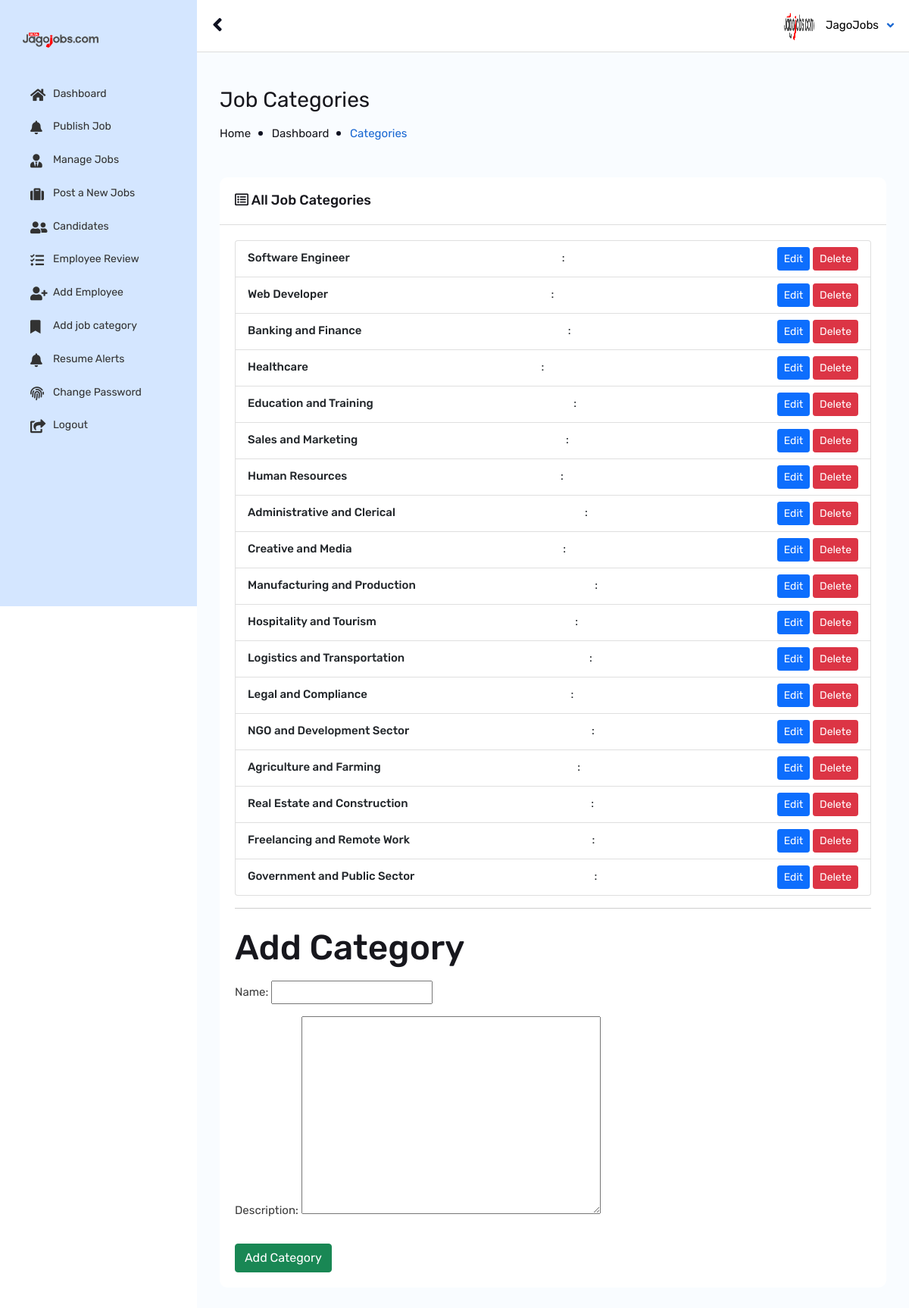
The page /jagohub-secure-panel24/root/categories/ (signed in) on the database as committed earlier.
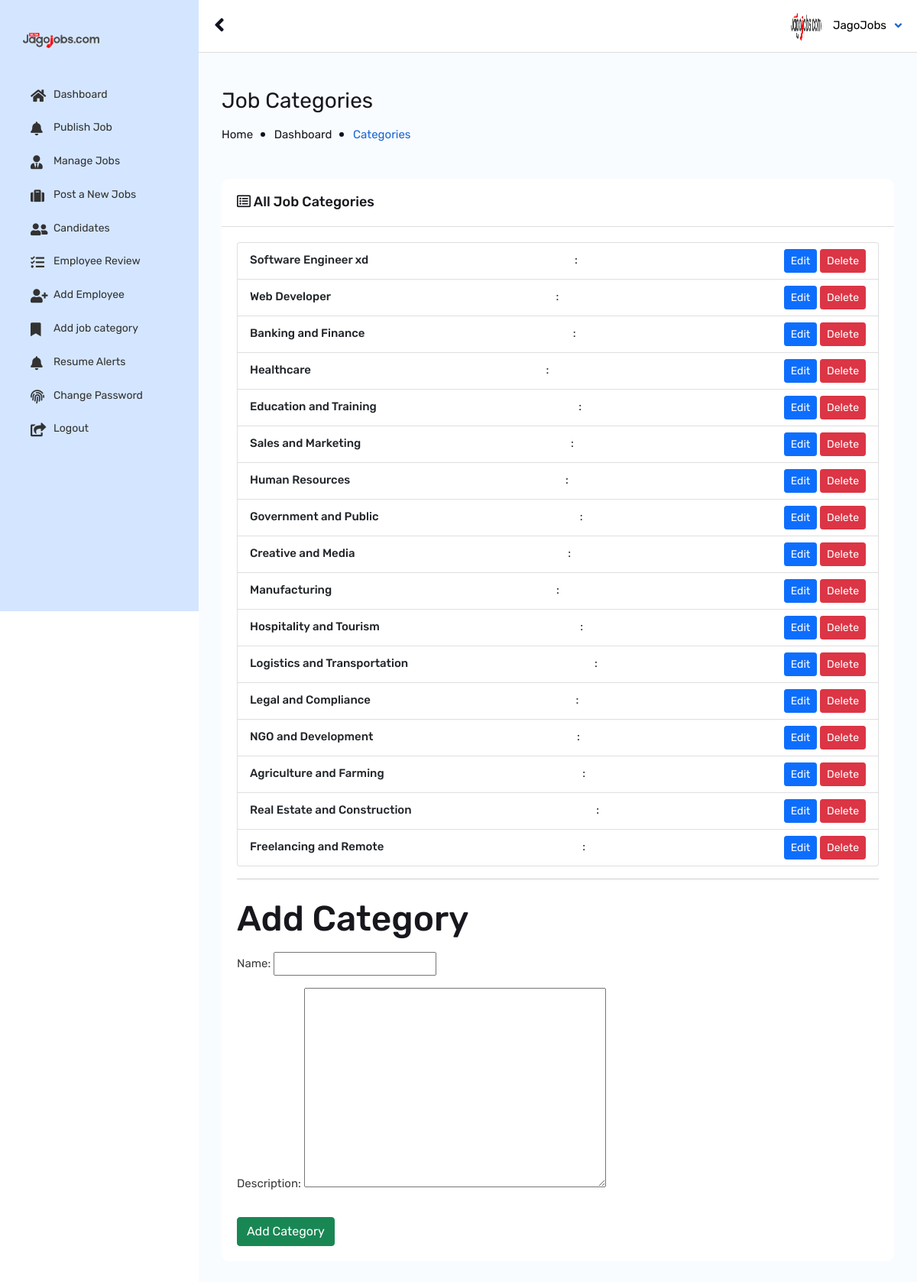
The same page on the database as committed later.
### jobboard/models.py (models this page shows, shortened)
class JobCategory(models.Model):
    name = models.CharField(max_length=255, unique=True)
    description = models.TextField(blank=True, null=True)

### AdminPro/views.py (the view, shortened to what this page needs)
# urls.py: path('categories/', category_page, name='category_page'),
@login_required
@user_passes_test(is_superuser)
def category_page(request):
    categories = JobCategory.objects.all()
    form = JobCategoryForm()
    edit_category = None
    if 'category_id' in request.GET:
        category_id = request.GET.get('category_id')
        edit_category = get_object_or_404(JobCategory, id=category_id)
        form = JobCategoryForm(instance=edit_category)
    return render(request, 'panel/category_page.html', {
        'categories': categories,
        'form': form,
        'edit_category': edit_category
    })

### AdminPro/forms.py
class JobCategoryForm(forms.ModelForm):
    class Meta:
        model = JobCategory
        fields = ['name', 'description']

### AdminPro/views.py (called while the page is built)
def is_superuser(user):
    return user.is_authenticated and user.is_staff and user.is_superuser

### accounts/context_processors.py (called while the page is built)
def user_role(request):
    if request.user.is_authenticated:
        return {'user_role': request.user.role}
    return {}

### AdminPro/templates/panel/category_page.html (shortened to what this page needs)
{% extends 'panel.html' %}
{% load static %}
{% block body %}
{% if user.is_authenticated and user.is_staff and user.is_superuser %}
<div id="content">
    <div class="content-admin-main">
        <div class="wt-admin-right-page-header clearfix">
            <h2>Job Categories</h2>
            <div class="breadcrumbs">
                <a href="{% url 'home' %}">Home</a>
                <a href="{% url 'superuser_dashboard' %}">Dashboard</a>
                <span>Categories</span>
            </div>
        </div>
        <div class="twm-pro-view-chart-wrap">
            <div class="col-lg-12 col-md-12 mb-4">
                <div class="panel panel-default site-bg-white m-t30">
                    <div class="panel-heading wt-panel-heading p-a20">
                        <h4 class="panel-title m-a0">
                            <i class="far fa-list-alt"></i> All Job Categories
                        </h4>
                    </div>
                    <div class="panel-body wt-panel-body">
                        <div class="twm-D_table p-a20 table-responsive">
                            <ul class="list-group">
                                {% for category in categories %}
                                    <li class="list-group-item d-flex justify-content-between align-items-center">
                                        <strong>{{ category.name }}</strong>: {{ category.description }}
                                        <div>
                                            <button class="btn btn-sm btn-primary" onclick="editCategory({{ category.id }}, '{{ category.name }}', '{{ category.description }}')">Edit</button>
                                            <form method="post" style="display:inline;">
                                                <button type="submit" name="delete_category" class="btn btn-sm btn-danger">Delete</button>
                                            </form>
                                        </div>
                                    </li>
                                {% empty %}
                                    <li class="list-group-item">No categories available.</li>
                                {% endfor %}
                            </ul>
                            <hr>
                            <h2 class="mt-4">{% if edit_category %}Edit{% else %}Add{% endif %} Category</h2>
                            <form method="post" class="mt-3">
                                <div class="form-group">
                                    {{ form.as_p }}
                                </div>
                                <button type="submit" name="{% if edit_category %}edit_category{% else %}add_category{% endif %}" class="btn btn-success">
                                    {% if edit_category %}Update{% else %}Add{% endif %} Category
                                </button>
                            </form>
                        </div>
                    </div>
                </div>
            </div>
        </div>
    </div>
</div>
{% else %}
<script>
    alert("Access Denied! You are not authorized to view this page.");
    window.location.href = "/";
</script>
{% endif %}
{% endblock %}

Rows that differ between the two databases and show on the page:
removed JobCategory: name "Government and Public Sector"
changed JobCategory: name "Software Engineer" → "Software Engineer xd"
changed JobCategory: name "Administrative and Clerical" → "Government and Public"
changed JobCategory: name "Manufacturing and Production" → "Manufacturing"
changed JobCategory: name "NGO and Development Sector" → "NGO and Development"
changed JobCategory: name "Freelancing and Remote Work" → "Freelancing and Remote"
